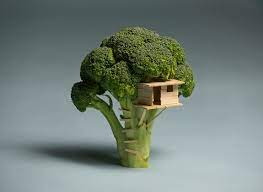
#> input picture image-resources/broccoli.png, 263 x 192 px
$ python -i deep_fryer_red.py   (imports and definitions only)
#> lines starting #> are read from the running program, lines starting #| are printed output that depends on the picture
from PIL import Image, ImageEnhance
import numpy as np
import requests
from io import BytesIO

def deep_fry_red(image_url, fry_factor=3, orange_factor=6.5, yellow_factor=1.2, brightness_factor=1.4, contrast_factor=1.2):
    # deep fries images based on the fry_factor
#> called with image_url = 'image-resources/broccoli.png', fry_factor = 3, orange_factor = 6.5, yellow_factor = 1.2, brightness_factor = 1.4, contrast_factor = 1.2
    if fry_factor == 1:
        brightness_factor, orange_factor, yellow_factor = [1, 1, 1]
    if fry_factor == 2:
        brightness_factor *= 0.35
        orange_factor *= 0.35

    # Download the image from the URL
    try:
        # Download the image from the URL
        response = requests.get(image_url)
        image = Image.open(BytesIO(response.content))
#> image is the input picture: PIL image 263x192 RGB; mean R, G, B 115.4, 127.2, 120.7
    except Exception as e:
        image = Image.open(image_url)

    # Convert the image to RGB (if necessary)
    image = image.convert("RGB")

    # Apply enhancement to the orange and yellow tones
    img_array = np.array(image)
    img_array[:, :, 0] = np.clip(img_array[:, :, 0] * orange_factor, 0, 255)
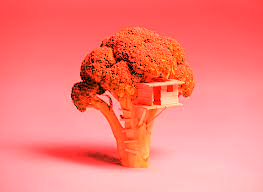
#> img_array: shape (192, 263, 3); mean R, G, B 250.5, 127.2, 120.7
    img_array[:, :, 1] = np.clip(img_array[:, :, 1] * yellow_factor, 0, 255)
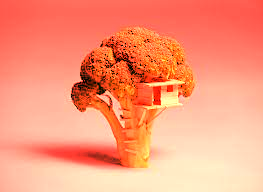
#> img_array: shape (192, 263, 3); mean R, G, B 250.5, 152.3, 120.7

    # Convert the modified array back to an image
    enhanced_image = Image.fromarray(img_array)

    if fry_factor != 1:
        enhancer_b = ImageEnhance.Brightness(enhanced_image)
        enhancer_c = ImageEnhance.Contrast(enhanced_image)
        enhanced_image = enhancer_b.enhance(brightness_factor)
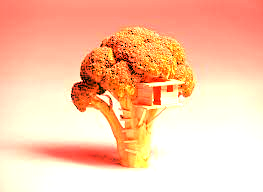
#> enhanced_image: PIL image 263x192 RGB; mean R, G, B 252.2, 198.2, 166.2
        enhanced_image = enhancer_c.enhance(contrast_factor)
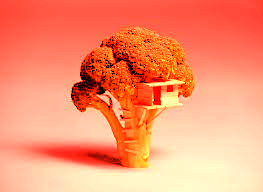
#> enhanced_image: PIL image 263x192 RGB; mean R, G, B 250.3, 146.8, 110.3

    # Show the enhanced image
    return enhanced_image

>>> result = deep_fry_red('image-resources/broccoli.png')
